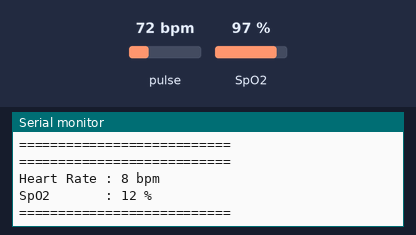
This sketch was run on a simulated ESP32. On the bench: the last lines printed to the serial monitor. Inputs (shaded band) come from the test bench; at power-on: pulse 72 bpm, SpO2 97 %.

Above: at 3.4 s.
3.5 s: pulse set to 42 bpm
At 4.98 s:
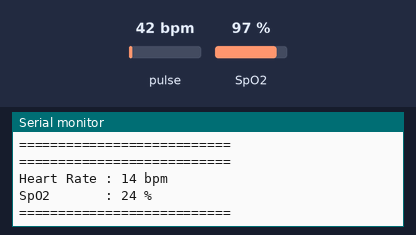
5.0 s: SpO2 set to 85 %
At 6.23 s:
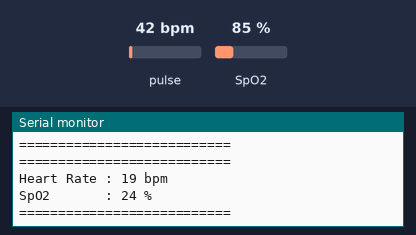
6.5 s: pulse set to 70 bpm
At 7.18 s:
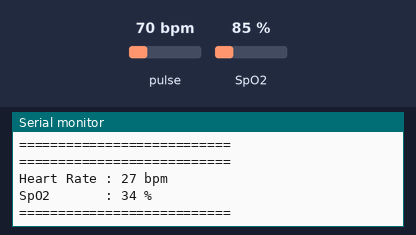
Timing chart, 0 to 9.5 s (numbered marks = the images above; inputs shaded):
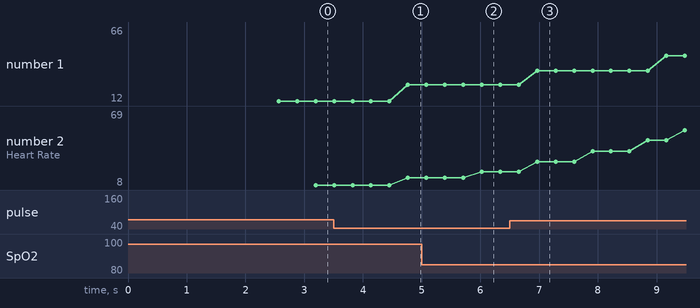

The sketch:

sample1.ino
```cpp
#include <Wire.h>
#include "MAX30105.h"
#include "heartRate.h"
#include "spo2_algorithm.h"

#define SDA_PIN 4
#define SCL_PIN 5

MAX30105 particleSensor;

// ── Heart Rate ────────────────────────────────────────────
const byte RATE_SIZE = 8;
byte rates[RATE_SIZE];
byte rateSpot = 0;
long lastBeat = 0;
float beatsPerMinute;
int beatAvg;

// ── SpO2 Averaging ────────────────────────────────────────
const byte SPO2_SIZE = 8;
byte spo2Readings[SPO2_SIZE];
byte spo2Spot = 0;
int spo2Avg;

// ── SpO2 Buffers ──────────────────────────────────────────
#define BUFFER_LENGTH 100
uint32_t irBuffer[BUFFER_LENGTH];
uint32_t redBuffer[BUFFER_LENGTH];
int32_t spo2;
int8_t  validSPO2;
int32_t heartRate;
int8_t  validHeartRate;

// ── Timing ────────────────────────────────────────────────
unsigned long lastSpo2Calc = 0;
#define SPO2_INTERVAL 2000  // recalculate SpO2 every 2 seconds

void setup() {
  Serial.begin(115200);
  delay(1000);

  Wire.begin(SDA_PIN, SCL_PIN);

  Serial.println("Initializing...");

  if (!particleSensor.begin(Wire, I2C_SPEED_FAST)) {
    Serial.println("MAX30102 not found. Check wiring.");
    while (1);
  }

  Serial.println("Place finger on sensor.");
  Serial.println("Wait 10 seconds for stable readings.");
  Serial.println("------------------------------------");

  // ── Sensor config ─────────────────────────────────────
  particleSensor.setup(60, 4, 2, 400, 411, 4096);
  particleSensor.setPulseAmplitudeRed(0x1F);
  particleSensor.setPulseAmplitudeIR(0x1F);

  // ── Fill initial SpO2 buffer ──────────────────────────
  for (byte i = 0; i < BUFFER_LENGTH; i++) {
    while (!particleSensor.available())
      particleSensor.check();
    redBuffer[i] = particleSensor.getRed();
    irBuffer[i]  = particleSensor.getIR();
    particleSensor.nextSample();
  }

  // ── First SpO2 calculation ────────────────────────────
  maxim_heart_rate_and_oxygen_saturation(
    irBuffer, BUFFER_LENGTH, redBuffer,
    &spo2, &validSPO2,
    &heartRate, &validHeartRate
  );
}

void loop() {

  // ── Shift SpO2 buffer: drop oldest 25, keep 75 ───────
  for (byte i = 25; i < BUFFER_LENGTH; i++) {
    redBuffer[i - 25] = redBuffer[i];
    irBuffer[i - 25]  = irBuffer[i];
  }

  // ── Collect 25 new samples ────────────────────────────
  for (byte i = 75; i < BUFFER_LENGTH; i++) {
    while (!particleSensor.available())
      particleSensor.check();

    long irValue  = particleSensor.getIR();
    long redValue = particleSensor.getRed();

    // ── Finger check ────────────────────────────────────
    if (irValue < 50000) {
      Serial.println("No finger detected. Place finger on sensor...");

      // Reset averages when finger removed
      rateSpot = 0;
      spo2Spot = 0;
      beatAvg  = 0;
      spo2Avg  = 0;
      memset(rates, 0, sizeof(rates));
      memset(spo2Readings, 0, sizeof(spo2Readings));

      delay(500);
      return;
    }

    // ── Beat detection for Heart Rate ───────────────────
    if (checkForBeat(irValue)) {
      long delta = millis() - lastBeat;
      lastBeat = millis();
      beatsPerMinute = 60.0 / (delta / 1000.0);

      if (beatsPerMinute > 40 && beatsPerMinute < 180) {
        rates[rateSpot++] = (byte)beatsPerMinute;
        rateSpot %= RATE_SIZE;

        // Average last 8 BPM readings
        beatAvg = 0;
        for (byte x = 0; x < RATE_SIZE; x++)
          beatAvg += rates[x];
        beatAvg /= RATE_SIZE;
      }
    }

    redBuffer[i] = redValue;
    irBuffer[i]  = irValue;
    particleSensor.nextSample();
  }

  // ── Recalculate SpO2 every 2 seconds ─────────────────
  if (millis() - lastSpo2Calc >= SPO2_INTERVAL) {
    lastSpo2Calc = millis();

    maxim_heart_rate_and_oxygen_saturation(
      irBuffer, BUFFER_LENGTH, redBuffer,
      &spo2, &validSPO2,
      &heartRate, &validHeartRate
    );

    // ── Average SpO2 just like heart rate ────────────────
    if (validSPO2 && spo2 >= 85 && spo2 <= 100) {
      spo2Readings[spo2Spot++] = (byte)spo2;
      spo2Spot %= SPO2_SIZE;

      // Average last 8 SpO2 readings
      spo2Avg = 0;
      for (byte x = 0; x < SPO2_SIZE; x++)
        spo2Avg += spo2Readings[x];
      spo2Avg /= SPO2_SIZE;
    }
  }

  // ── Print Results ─────────────────────────────────────
  Serial.println("===========================");

  Serial.print("Heart Rate : ");
  if (beatAvg > 0) {
    Serial.print(beatAvg);
    Serial.println(" bpm");
  } else {
    Serial.println("Calculating...");
  }

  Serial.print("SpO2       : ");
  if (spo2Avg > 0) {
    Serial.print(spo2Avg);
    Serial.println(" %");
  } else {
    Serial.println("Calculating...");
  }

  Serial.println("===========================");
}
```

Measured:
- after the input at 3.5 s, the serial monitor: prints a new line after 1.3 s (image 1)
- after the input at 6.5 s, the serial monitor: prints a new line after 0.47 s (image 3)
- plotted number 2: 8 → 14 after the input at 3.5 s, 19 → 69 after the input at 6.5 s
